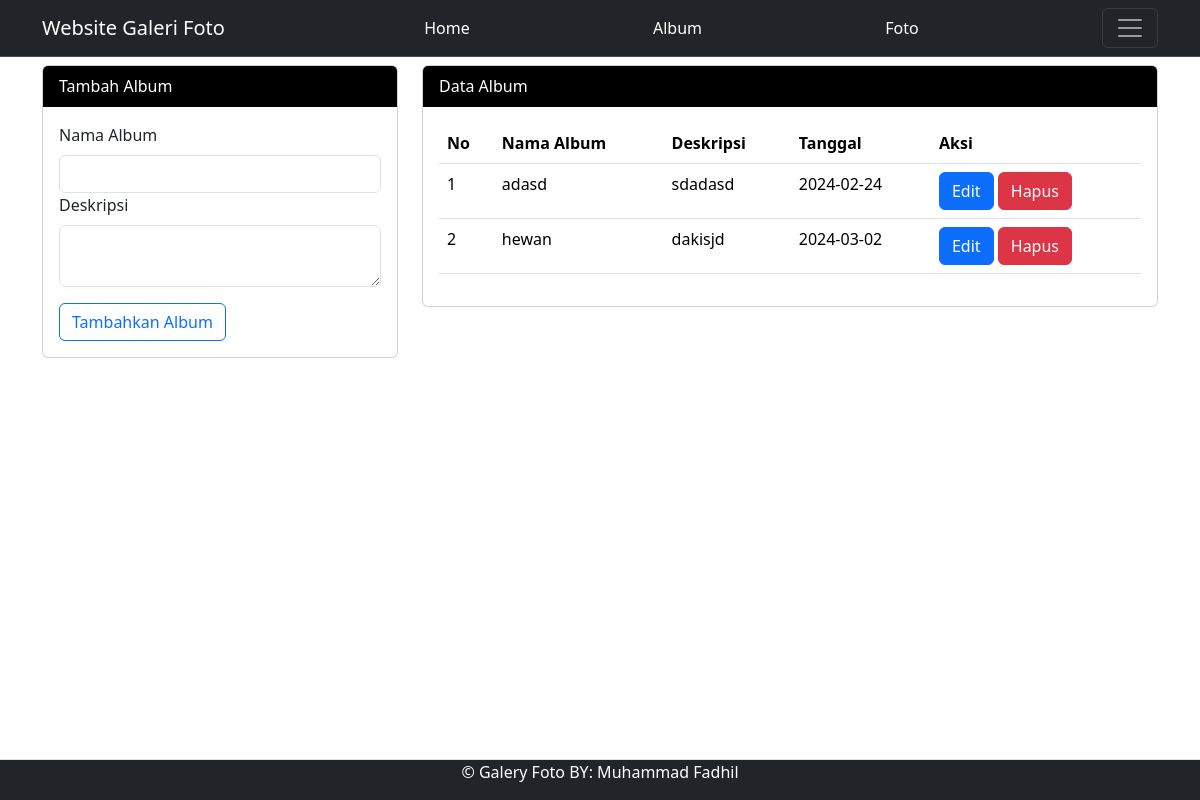
/admin/album.php (signed in), run on the app's committed database.
### tables this page shows
CREATE TABLE `album` (
  `albumid` int(11) NOT NULL,
  `namaalbum` varchar(255) NOT NULL,
  `deskripsi` text NOT NULL,
  `tanggaldibuat` date NOT NULL,
  `userid` int(11) NOT NULL
);

### admin/album.php (the view, shortened to what this page needs)
<?php
include '../config/koneksi.php';
?>
<!DOCTYPE html>
<html>
<head>
   <link rel="stylesheet" type="text/css" href="../assets/css/bootstrap.min.css">
</head>
<body>
<nav class="navbar bg-dark border-bottom border-body" data-bs-theme="dark">
  <div class="container">
    <a class="navbar-brand" href="index.php"> Website Galeri Foto </a>
    <a href="home.php" style="color: #ffffff;" class="nav-link">Home</a>
    <a href="album.php" style="color: #ffffff;" class="nav-link">Album</a>
    <a href="foto.php" style="color: #ffffff;" class="nav-link"> Foto </a>
    <button class="navbar-toggler" type="button" data-bs-toggle="collapse" data-bs-target="#navbarNavAltMarkup" aria-controls="navbarNavAltMarkup" aria-expanded="false" aria-label="Toggle navigation">
    <span class="navbar-toggler-icon"></span>
    </button>
  </div>
</nav>
<div class="container">
  <div class="row">
    <div class="col-md-4">
      <div class="card mt-2">
        <div class="card-header text-white" style="background-color: #000000;"> Tambah Album </div>
          <div class="card-body">
          <form action="../config/aksi_album.php" method="POST">
            <label class="form-label"> Nama Album </label>
            <input type="text" name="namaalbum" class="form-control" required>
            <label class="form-label"> Deskripsi </label>
            <textarea class="form-control" name="deskripsi" required></textarea>
            <button type="submit" class="btn btn-outline-primary mt-3" name="tambah"> Tambahkan Album </button>
          </form>
          </div>
      </div>
    </div>
    <div class="col-md-8">
    <div class="card mt-2">
      <div class="card-header text-white" style="background-color: #000000;"> Data Album </div>
        <div class="card-body">
          <table class="table">
            <thead>
              <tr>
                <th> No </th>
                <th> Nama Album </th>
                <th> Deskripsi </th>
                <th> Tanggal </th>
                <th> Aksi </th>
              </tr>
            </thead>
          <tbody>
            <?php
            $no = 1;
            $userid = $_SESSION['userid'];
            $sql = mysqli_query($koneksi, "SELECT * FROM album WHERE userid='$userid'");
            while($data = mysqli_fetch_array($sql)) {
            ?>
             <tr>
                                        <td><?php echo $no++ ?></td>
                                        <td><?php echo $data['namaalbum'] ?></td>
                                        <td><?php echo $data['deskripsi'] ?></td>
                                        <td><?php echo $data['tanggaldibuat'] ?></td>
                                        <td>
                <button type="button" class="btn btn-primary" data-bs-toggle="modal" data-bs-target="#edit<?php echo $data['albumid'] ?>"> Edit </button>
                  <button type="button" class="btn btn-danger" data-bs-toggle="modal" data-bs-target="#hapus<?php echo $data['albumid'] ?>"> Hapus </button>
                </td>
              </tr>
            <?php } ?>
          </tbody>
          </table>
        </div>
      </div>
    </div>
  </div>
  </div>
<footer class="d-flex justify-content-center border-top mt-3 bg-dark text-white fixed-bottom">
<p>&copy; Galery Foto BY: Muhammad Fadhil  </p>
</footer>
</body>
</html>

### data on the page
album: namaalbum "adasd", deskripsi "sdadasd", tanggaldibuat "2024-02-24"
album: namaalbum "hewan", deskripsi "dakisjd", tanggaldibuat "2024-03-02"
